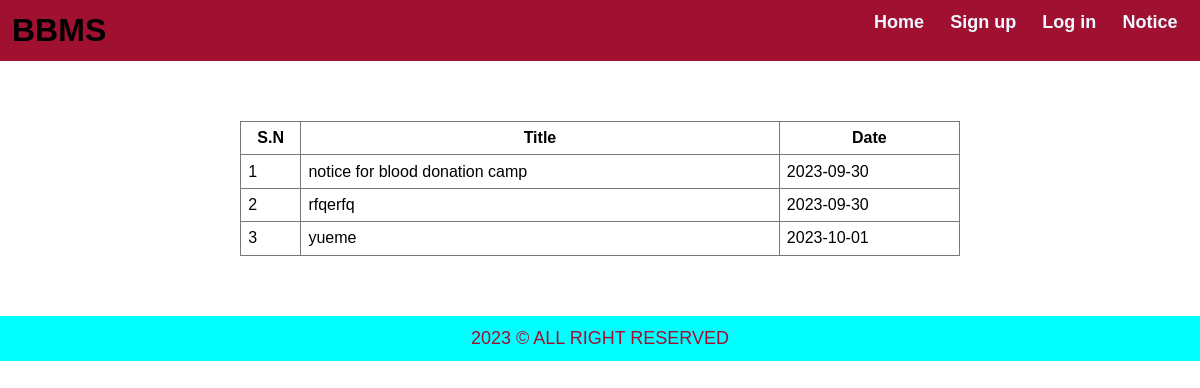
Page /notice.php on the committed database.
### tables this page shows
CREATE TABLE `tbl_notice` (
  `id` int(11) NOT NULL,
  `Admin_id` int(11) NOT NULL,
  `Title` varchar(255) NOT NULL,
  `Image_name` varchar(255) NOT NULL,
  `Date` date DEFAULT current_timestamp()
);

### notice.php (the view, shortened to what this page needs)
<html>
<head>
  <link rel="stylesheet" href="notice.css">
</head>
<body>
  <div class="menu">
    <div class="logo">
      <h1>BBMS</h1>
    </div>
    <div class="wrapper">
      <ul>
        <li> <a href="<?php echo SITEURL; ?>">Home</a></li>
        <li> <a href="<?php echo SITEURL; ?>signup.php">Sign up</a></li>
        <li> <a href="<?php echo SITEURL; ?>login.php">Log in</a></li>
        <li> <a href="<?php echo SITEURL; ?>notice.php">Notice</a></li>
      </ul>
    </div>
  </div>
  <div class="abc">
    <table>
        <tr>
            <th>S.N</th>
            <th>Title</th>
            <th>Date</th>
        </tr>
        <?php
            $sql = "SELECT * FROM tbl_notice";
            $conn = mysqli_connect(LOCALHOST, DB_USERNAME, DB_PASSWORD) or die(mysqli_error());
            $res = mysqli_query($conn, $sql);
            if($res==true)
            {
                $sn = 1;
                while($rows=mysqli_fetch_assoc($res))
                {
                    $title = $rows['Title'];
                    $imagename = $rows['Image_name'];
                    $date = $rows['Date'];
                    ?>
                        <tr>
                            <td><?php echo $sn++?></td>
                            <td>
                                <div class="notice-image-show"><a href="http://localhost/bbms/photos/notice/<?php echo $imagename ?>"><?php echo $title?></a></div>
                            </td>
                            <td><?php echo $date?></td>
                        </tr>
                    <?php
                }
            }
        ?>
    </table>
  </div>
    <div class="footer">
    <div class="wrapper">
      <p class="text-center">2023 © ALL RIGHT RESERVED</p>
    </div>
    </div>

### notice.css (style rules this page uses)
* { margin: 0; padding: 0; font-family: Arial, Helvetica, sans-serif; }
.wrapper { padding: 1%; width: 90%; margin: 0 auto; font-size: large; }
.text-center { text-align: center; }
.menu { text-align: right; background-color: rgb(160, 16, 49); display: flex; }
.logo { text-align: left; margin: 1%; }
.menu ul { list-style-type: none; }
.menu ul li { display: inline; padding: 1%; }
.menu ul li a { text-decoration: none; font-weight: bold; color: aliceblue; }
table { width:60%; margin: 5% auto; border-collapse: collapse; }
table, th, td { border: 1px solid rgb(124, 119, 119); padding: 1%; }
table th { margin:1% 0; }
.notice-image-show a { color: black; text-decoration: none; }
.footer { font-size: 1rem; color: rgb(160, 16, 49); background-color: aqua; }

### rows in the picture
tbl_notice: Title "notice for blood donation camp", Date "2023-09-30"
tbl_notice: Title "rfqerfq", Date "2023-09-30"
tbl_notice: Title "yueme", Date "2023-10-01"
